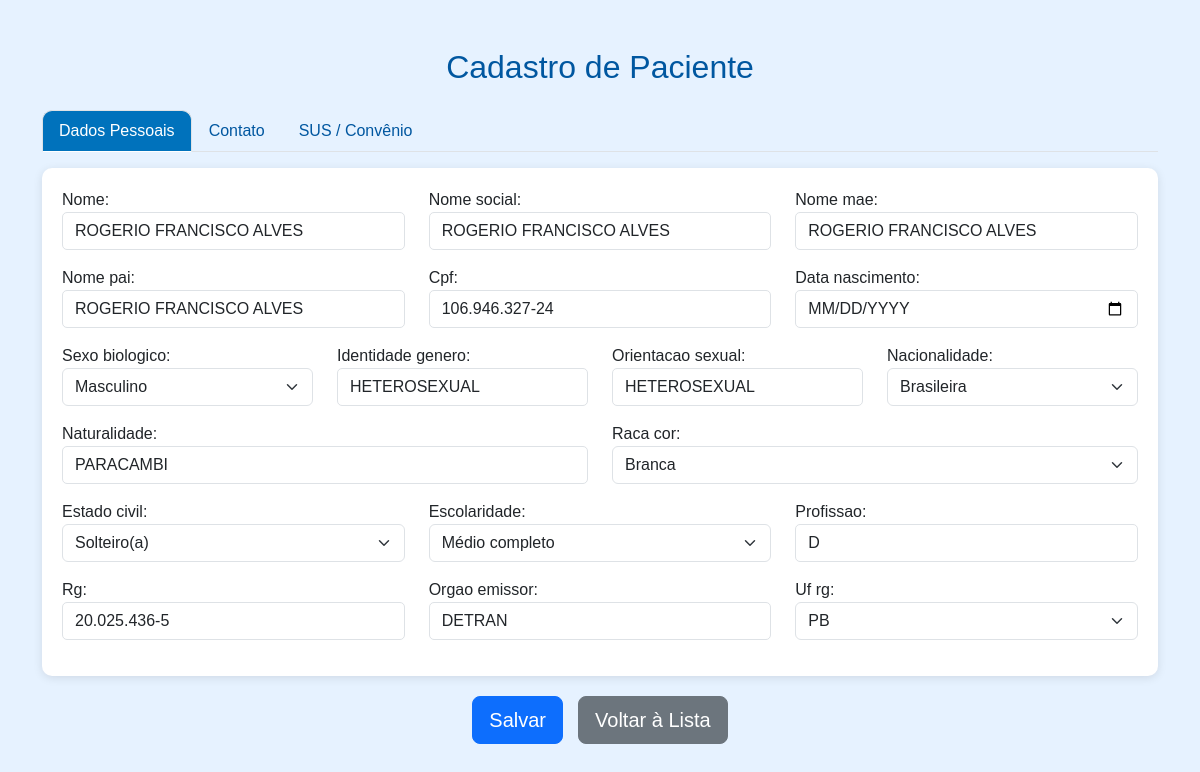
The app's page /pacientes/pacientes/1/editar/ (signed in), older data.
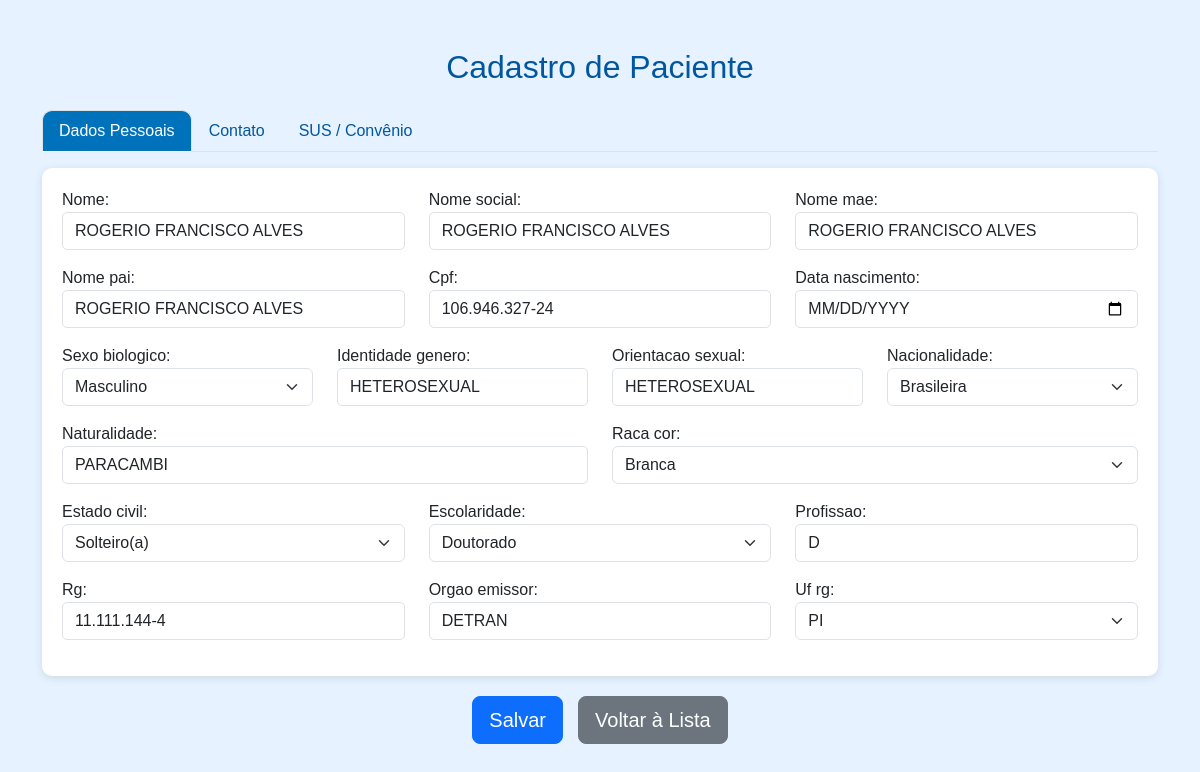
The same page, newer data.
### paciente/models.py (models this page shows, shortened)
class Paciente(models.Model):
    nome = models.CharField(max_length=100)
    nome_social = models.CharField(max_length=100, blank=True, null=True)
    nome_mae = models.CharField(max_length=100)
    nome_pai = models.CharField(max_length=100, blank=True, null=True)
    cpf = models.CharField(
        max_length=14,
        unique=True,
        validators=[
            RegexValidator(
                r'^\d{3}\.\d{3}\.\d{3}-\d{2}$',
                'CPF inválido! Use XXX.XXX.XXX-XX'
            )
        ]
    )
    data_nascimento = models.DateField()
    SEXO_BIOLOGICO_CHOICES = [
        ('M', 'Masculino'),
        ('F', 'Feminino'),
        ('I', 'Intersexo'),
    ]
    sexo_biologico = models.CharField(max_length=1, choices=SEXO_BIOLOGICO_CHOICES)
    identidade_genero = models.CharField(max_length=50)
    orientacao_sexual = models.CharField(max_length=50)
    NACIONALIDADE_CHOICES = [
        ('BRASILEIRA', 'Brasileira'),
        ('ARGENTINA', 'Argentina'),
        ('BOLIVIANA', 'Boliviana'),
        ('CHILENA', 'Chilena'),
        ('COLOMBIANA', 'Colombiana'),
        ('PARAGUAIA', 'Paraguaia'),
        ('PERUANA', 'Peruana'),
        ('URUGUAIA', 'Uruguaia'),
        ('VENEZUELANA', 'Venezuelana'),
        ('OUTRA', 'Outra'),
    ]
    nacionalidade = models.CharField(
        max_length=20,
        choices=NACIONALIDADE_CHOICES,
        default='BRASILEIRA'
    )
    naturalidade = models.CharField(max_length=100)
    RACA_COR_CHOICES = [
        ('BRANCA', 'Branca'),
        ('PRETA', 'Preta'),
        ('PARDA', 'Parda'),
        ('AMARELA', 'Amarela'),
        ('INDIGENA', 'Indígena'),
    ]
    raca_cor = models.CharField(max_length=10, choices=RACA_COR_CHOICES)
    ESTADO_CIVIL_CHOICES = [
        ('SOLTEIRO', 'Solteiro(a)'),
        ('CASADO', 'Casado(a)'),
        ('DIVORCIADO', 'Divorciado(a)'),
        ('VIUVO', 'Viúvo(a)'),
        ('UNIAO_ESTAVEL', 'União Estável'),
    ]
    estado_civil = models.CharField(max_length=20, choices=ESTADO_CIVIL_CHOICES)
    ESCOLARIDADE_CHOICES = [
        ('SEM_INSTRUCAO', 'Sem instrução'),
        ('FUNDAMENTAL_INCOMPLETO', 'Fundamental incompleto'),
        ('FUNDAMENTAL_COMPLETO', 'Fundamental completo'),
        ('MEDIO_INCOMPLETO', 'Médio incompleto'),
        ('MEDIO_COMPLETO', 'Médio completo'),
        ('SUPERIOR_INCOMPLETO', 'Superior incompleto'),
        ('SUPERIOR_COMPLETO', 'Superior completo'),
        ('POS_GRADUACAO', 'Pós-graduação'),
        ('MESTRADO', 'Mestrado'),
        ('DOUTORADO', 'Doutorado'),
    ]
    escolaridade = models.CharField(max_length=30, choices=ESCOLARIDADE_CHOICES)
    profissao = models.CharField(max_length=50)
    rg = models.CharField(max_length=20)
    orgao_emissor = models.CharField(max_length=10)
    UF_CHOICES = [
        ('AC','AC'), ('AL','AL'), ('AP','AP'), ('AM','AM'),
        ('BA','BA'), ('CE','CE'), ('DF','DF'), ('ES','ES'),
        ('GO','GO'), ('MA','MA'), ('MT','MT'), ('MS','MS'),
        ('MG','MG'), ('PA','PA'), ('PB','PB'), ('PR','PR'),
        ('PE','PE'), ('PI','PI'), ('RJ','RJ'), ('RN','RN'),
        ('RS','RS'), ('RO','RO'), ('RR','RR'), ('SC','SC'),
        ('SP','SP'), ('SE','SE'), ('TO','TO'),
    ]
    uf_rg = models.CharField(max_length=2, choices=UF_CHOICES)
    cep = models.CharField(
        max_length=9,
        validators=[
            RegexValidator(
                r'^\d{5}-\d{3}$',
                'CEP inválido! Use XXXXX-XXX'
            )
        ]
    )
    endereco = models.CharField(max_length=100)
    numero = models.CharField(max_length=10)
    complemento = models.CharField(max_length=50, blank=True, null=True)
    bairro = models.CharField(max_length=50)
    municipio = models.CharField(max_length=50)
    uf = models.CharField(max_length=2, choices=UF_CHOICES)
    ZONA_CHOICES = [
        ('URBANA', 'Urbana'),
        ('RURAL', 'Rural'),
    ]
    zona = models.CharField(max_length=6, choices=ZONA_CHOICES)
    telefone_fixo = models.CharField(
        max_length=15,
        blank=True,
        null=True,
        validators=[
            RegexValidator(
                r'^\(\d{2}\)\s\d{4}-\d{4}$',
                'Telefone inválido! Use (XX) XXXX-XXXX'
            )
        ]
    )
    celular = models.CharField(
        max_length=15,
        validators=[
            RegexValidator(
                r'^\(\d{2}\)\s\d{5}-\d{4}$',
                'Celular inválido! Use (XX) XXXXX-XXXX'
            )
        ]
    )
    whatsapp = models.BooleanField(default=False)
    email = models.EmailField(blank=True, null=True)
    cartao_sus = models.CharField(max_length=18, blank=True, null=True)
    criado_por = models.ForeignKey(
        User,
        on_delete=models.SET_NULL,
        null=True,
        blank=True,
        related_name='pacientes_criados'
    )
    data_criacao = models.DateTimeField(default=timezone.now, editable=False)
    data_atualizacao = models.DateTimeField(auto_now=True)

### paciente/decorators.py (the view)
        def _wrapped_view(request, *args, **kwargs):
            if request.user.is_authenticated and (
                request.user.is_superuser or
                request.user.groups.filter(name__in=grupos).exists()
            ):
                return view_func(request, *args, **kwargs)
            raise PermissionDenied  # ← ISSO ativa o 403.html

### paciente/views.py (called while the page is built)
@login_required
@grupo_requerido(['Recepcao'])
def paciente_edit(request, pk):
    paciente = get_object_or_404(Paciente, pk=pk)
    if request.method == 'POST':
        form = PacienteForm(request.POST, instance=paciente)
        if form.is_valid():
            form.save()
            return redirect('paciente_list')
    else:
        form = PacienteForm(instance=paciente)
    return render(request, 'paciente/form.html', {'form': form})

### paciente/templates/paciente/form.html (shortened to what the changed rows need)
<!DOCTYPE html>
<html lang="pt-br">
<head>
    <link rel="stylesheet" href="https://cdn.jsdelivr.net/npm/bootstrap@5.3.2/dist/css/bootstrap.min.css">
</head>
<body>
<div class="container mt-5 mb-5">
    <h2 class="text-center mb-4">Cadastro de Paciente</h2>
    <form method="POST" novalidate>
        <div class="tab-content mt-3">
            <div class="tab-pane fade show active" id="dados">
                <div class="card-tab">
                    <div class="row">
                        <div class="col-md-4 mb-3">{{ form.nome.label_tag }}{{ form.nome }}{% if form.nome.errors %}<div class="text-danger">{{ form.nome.errors }}</div>{% endif %}</div>
                        <div class="col-md-4 mb-3">{{ form.nome_social.label_tag }}{{ form.nome_social }}{% if form.nome_social.errors %}<div class="text-danger">{{ form.nome_social.errors }}</div>{% endif %}</div>
                        <div class="col-md-4 mb-3">{{ form.nome_mae.label_tag }}{{ form.nome_mae }}{% if form.nome_mae.errors %}<div class="text-danger">{{ form.nome_mae.errors }}</div>{% endif %}</div>
                        <div class="col-md-4 mb-3">{{ form.nome_pai.label_tag }}{{ form.nome_pai }}{% if form.nome_pai.errors %}<div class="text-danger">{{ form.nome_pai.errors }}</div>{% endif %}</div>
                        <div class="col-md-4 mb-3">{{ form.cpf.label_tag }}{{ form.cpf }}{% if form.cpf.errors %}<div class="text-danger">{{ form.cpf.errors }}</div>{% endif %}</div>
                        <div class="col-md-4 mb-3">{{ form.data_nascimento.label_tag }}{{ form.data_nascimento }}{% if form.data_nascimento.errors %}<div class="text-danger">{{ form.data_nascimento.errors }}</div>{% endif %}</div>
                        <div class="col-md-3 mb-3">{{ form.sexo_biologico.label_tag }}{{ form.sexo_biologico }}{% if form.sexo_biologico.errors %}<div class="text-danger">{{ form.sexo_biologico.errors }}</div>{% endif %}</div>
                        <div class="col-md-3 mb-3">{{ form.identidade_genero.label_tag }}{{ form.identidade_genero }}{% if form.identidade_genero.errors %}<div class="text-danger">{{ form.identidade_genero.errors }}</div>{% endif %}</div>
                        <div class="col-md-3 mb-3">{{ form.orientacao_sexual.label_tag }}{{ form.orientacao_sexual }}{% if form.orientacao_sexual.errors %}<div class="text-danger">{{ form.orientacao_sexual.errors }}</div>{% endif %}</div>
                        <div class="col-md-3 mb-3">{{ form.nacionalidade.label_tag }}{{ form.nacionalidade }}{% if form.nacionalidade.errors %}<div class="text-danger">{{ form.nacionalidade.errors }}</div>{% endif %}</div>
                        <div class="col-md-6 mb-3">{{ form.naturalidade.label_tag }}{{ form.naturalidade }}{% if form.naturalidade.errors %}<div class="text-danger">{{ form.naturalidade.errors }}</div>{% endif %}</div>
                        <div class="col-md-6 mb-3">{{ form.raca_cor.label_tag }}{{ form.raca_cor }}{% if form.raca_cor.errors %}<div class="text-danger">{{ form.raca_cor.errors }}</div>{% endif %}</div>
                        <div class="col-md-4 mb-3">{{ form.estado_civil.label_tag }}{{ form.estado_civil }}{% if form.estado_civil.errors %}<div class="text-danger">{{ form.estado_civil.errors }}</div>{% endif %}</div>
                        <div class="col-md-4 mb-3">{{ form.escolaridade.label_tag }}{{ form.escolaridade }}{% if form.escolaridade.errors %}<div class="text-danger">{{ form.escolaridade.errors }}</div>{% endif %}</div>
                        <div class="col-md-4 mb-3">{{ form.profissao.label_tag }}{{ form.profissao }}{% if form.profissao.errors %}<div class="text-danger">{{ form.profissao.errors }}</div>{% endif %}</div>
                        <div class="col-md-4 mb-3">{{ form.rg.label_tag }}{{ form.rg }}{% if form.rg.errors %}<div class="text-danger">{{ form.rg.errors }}</div>{% endif %}</div>
                        <div class="col-md-4 mb-3">{{ form.orgao_emissor.label_tag }}{{ form.orgao_emissor }}{% if form.orgao_emissor.errors %}<div class="text-danger">{{ form.orgao_emissor.errors }}</div>{% endif %}</div>
                        <div class="col-md-4 mb-3">{{ form.uf_rg.label_tag }}{{ form.uf_rg }}{% if form.uf_rg.errors %}<div class="text-danger">{{ form.uf_rg.errors }}</div>{% endif %}</div>
                    </div>
                </div>
            </div>
        </div>
    </form>
</div>
</body>
</html>

Row changes from the older to the newer data that the page shows:
changed Paciente "ROGERIO FRANCISCO ALVES": escolaridade "Médio completo" → "Doutorado"; rg "20.025.436-5" → "11.111.144-4"; uf_rg "PB" → "PI"
